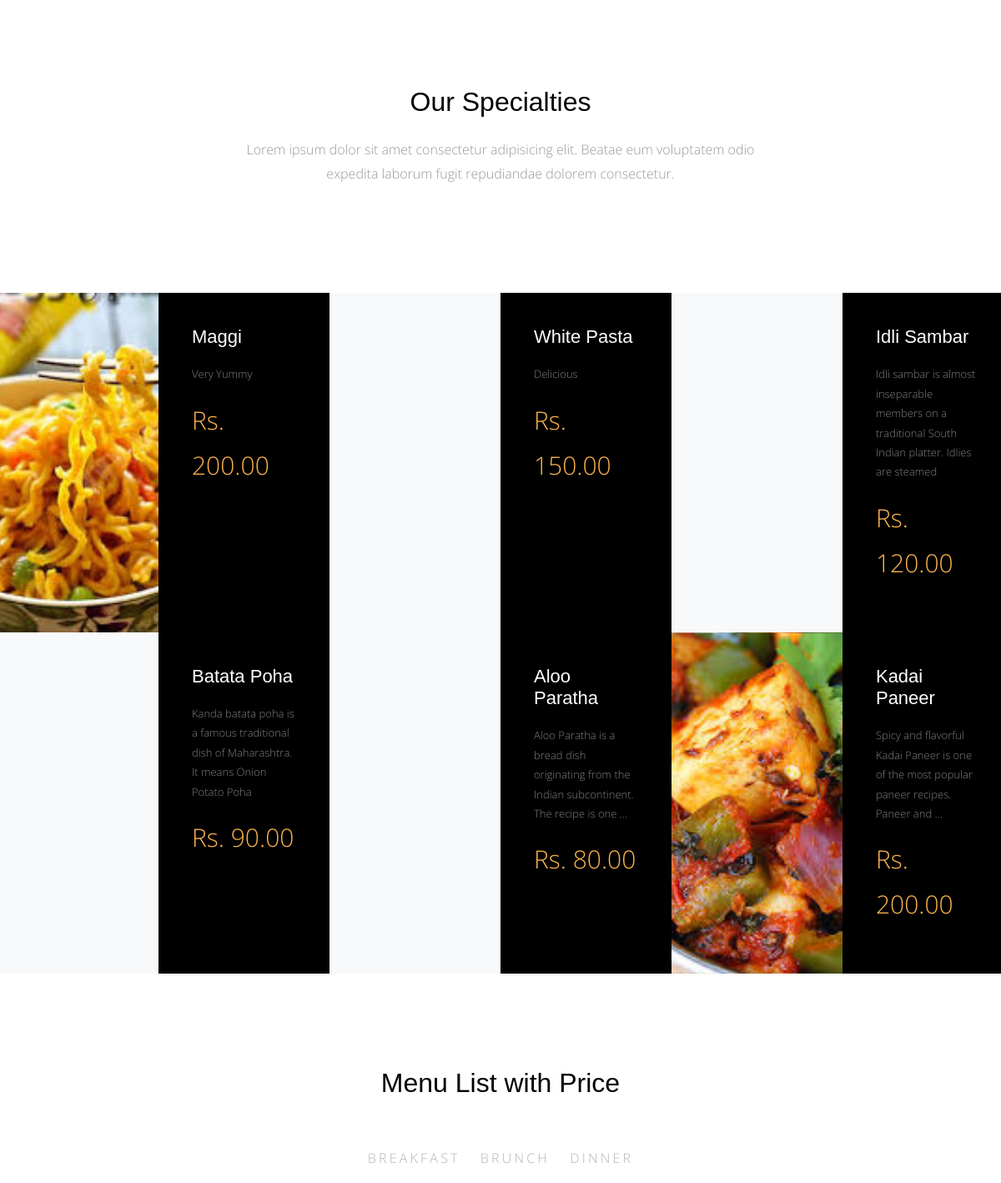
The app's page / (middle part), older data.
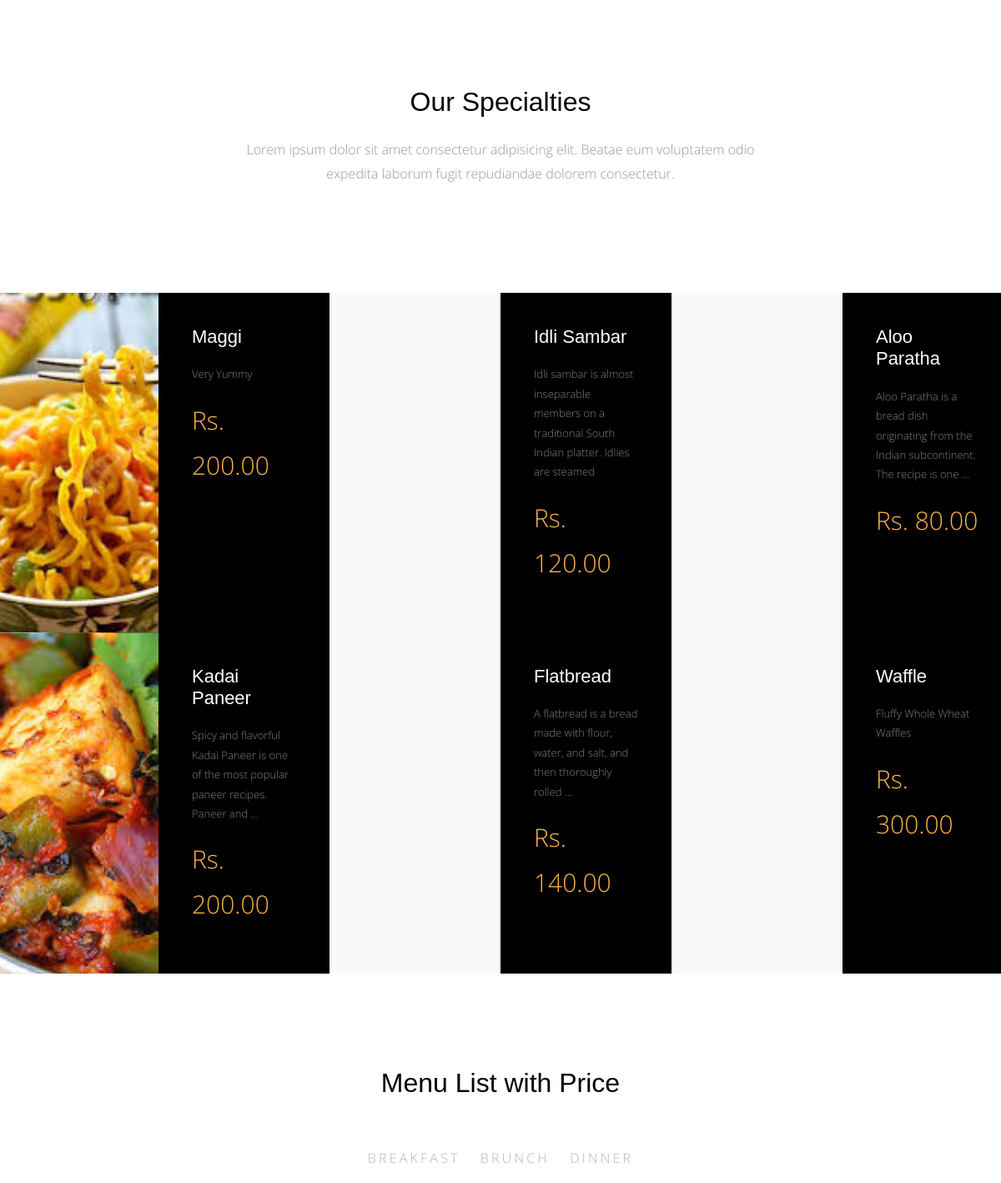
The same page, newer data.
### meals/models.py (models this page shows, shortened)
class Meals(models.Model):
    name = models.CharField(max_length=50)
    description = models.TextField(max_length=500)
    category = models.ForeignKey('Category',on_delete=models.SET_NULL,null=True)
    people = models.IntegerField()
    price = models.DecimalField(max_digits=5, decimal_places=2)
    preparation_time = models.IntegerField()
    image = models.ImageField(upload_to='meals', blank=True)
    slug = models.SlugField(blank=True, null=True)
    class Meta:
        verbose_name = 'meal'
        verbose_name_plural = 'meals'

class Category(models.Model):
    name = models.CharField(max_length=30)
    def __str__(self):
        return self.name
    class Meta:
        verbose_name = 'category'
        verbose_name_plural = 'categories'

### home/views.py (the view)
# urls.py: path('',views.home,name='home'),
def home(request):
    meals = Meals.objects.all()
    categories = Category.objects.all()
    posts = Post.objects.all()
    latest_post = Post.objects.last()
    why_choose_us = Why_Choose_Us.objects.all()
    context = {
        'meals': meals,
        'categories': categories,
        'posts': posts,
        'latest_post': latest_post,
        'why_choose_us': why_choose_us
    }
    return render(request, 'home/home.html', context)

### home/templates/home/home.html (shortened to what this page needs)
{% extends 'base.html' %} {% load static %}{% block title %} Home {% endblock %}
{% block content %}
<div class="main-wrap">
  <div class="section">
    <div class="container">
      <div class="row justify-content-center">
        <div class="col-md-7 text-center" data-aos="fade-up">
          <h2 class="mb-4">Our Specialties</h2>
          <p class="lead">
            Lorem ipsum dolor sit amet consectetur adipisicing elit. Beatae eum
            voluptatem odio expedita laborum fugit repudiandae dolorem
            consectetur.
          </p>
        </div>
      </div>
    </div>
  </div>
  <div class="section pt-0 pb-0">
    <div class="menus d-flex bg-light">
      {% for meal in meals %}
      <div class="d-flex item">
        <div
          class="image"
          style="background-image: url({{meal.image.url}});"
          data-aos="fade"
        ></div>
        <div class="text">
          <h3>{{meal.name}}</h3>
          <p>
            {{meal.description|truncatewords:15}}
          </p>
          <p class="price">Rs. {{meal.price}}</p>
        </div>
      </div>
      {% endfor %}
    </div>
  </div>
  <div class="section">
    <div class="container">
      <div class="row justify-content-center">
        <div class="col-md-8" data-aos="fade-up">
          <h2 class="mb-5 text-center">Menu List with Price</h2>
          <ul class="nav site-tab-nav" id="pills-tab" role="tablist">
            {% for category in categories %}
            <li class="nav-item">
              <a
                class="nav-link"
                id="pills-{{category}}-tab"
                data-toggle="pill"
                href="#pills-{{category}}"
                role="tab"
                aria-controls="pills-{{category}}"
                aria-selected="true"
                >{{category}}</a
              >
            </li>
            {% endfor %}
          </ul>
        </div>
      </div>
    </div>
  </div>
</div>
{% endblock %}

### templates/base.html (shortened to what this page needs)
<!doctype html>
<html lang="en">
  <head>
    {% load static %}
    <link rel="stylesheet" href="{% static 'css/bootstrap.css' %}">
    <link rel="stylesheet" href="{% static 'css/animate.css' %}">
    <link rel="stylesheet" href="{% static 'css/owl.carousel.min.css' %}">
    <link rel="stylesheet" href="{% static 'css/magnific-popup.css' %}">
    <link rel="stylesheet" href="{% static 'css/aos.css' %}">
    <link rel="stylesheet" href="{% static 'css/bootstrap-datepicker.css' %}">
    <link rel="stylesheet" href="{% static 'css/jquery.timepicker.css' %}">
    <link rel="stylesheet" href="{% static 'fonts/ionicons/css/ionicons.min.css' %}">
    <link rel="stylesheet" href="{% static 'fonts/fontawesome/css/font-awesome.min.css' %}">
    <link rel="stylesheet" href="{% static 'fonts/flaticon/font/flaticon.css' %}">
    <link rel="stylesheet" href="{% static 'css/style.css' %}">
  </head>
  <body>
    <div class="site-wrap">
      {% block content %} {% endblock %}
    </div>
  </body>
</html>

### static/css/style.css (style rules this page uses)
html { overflow-x: hidden; }
body { background: #fff; font-family: "Open Sans", cursive; font-size: 16px; line-height: 1.8; font-weight: 300; color: #999999; }
a { -webkit-transition: .3s all ease; -o-transition: .3s all ease; transition: .3s all ease; text-decoration: none; }
h1, h2, h3, h4, h5 { color: #000; font-family: "Playfair Display", Arial, sans-serif; }
.site-tab-nav { display: block; text-align: center; margin-bottom: 80px !important; }
.site-tab-nav li { float: none; display: inline-block; *display: inline; zoom: 1; }
.site-tab-nav li a { background: none; color: #b3b3b3; font-size: 16px; text-transform: uppercase; letter-spacing: .2em; border-bottom: 2px solid transparent; padding-left: 0; padding-right: 0; margin: 0 10px; }
.site-tab-nav, .nav-pills { text-align: center; }
.lead { font-size: 16px; }
.section { padding: 7em 0; }
.menus { display: -webkit-box; display: -ms-flexbox; display: flex; -ms-flex-wrap: wrap; flex-wrap: wrap; margin-right: -15px; margin-left: -15px; }
@media (min-width: 576px) { .menus .item { -webkit-box-flex: 0; -ms-flex: 0 0 100%; flex: 0 0 100%; max-width: 100%; } }
@media (min-width: 768px) { .menus .item { -webkit-box-flex: 0; -ms-flex: 0 0 50%; flex: 0 0 50%; max-width: 50%; } }
@media (min-width: 992px) { .menus .item { -webkit-box-flex: 0; -ms-flex: 0 0 50%; flex: 0 0 50%; max-width: 50%; } }
@media (min-width: 1200px) { .menus .item { -webkit-box-flex: 0; -ms-flex: 0 0 33.33333%; flex: 0 0 33.33333%; max-width: 33.33333%; } }
.menus .item .image, .menus .item .text { width: 50%; }
.menus .item .image { background-size: cover; background-position: center center; }
.menus .item .text { padding: 40px; background: #000; }
.menus .item .text h3 { color: #fff; font-size: 22px; margin-bottom: 20px; }
.menus .item .text p { color: #fff; font-size: 13px; opacity: .5; }
.menus .item .text .price { font-size: 30px; color: #fdb44b; opacity: 1; }

Row changes from the older to the newer data that the page shows:
removed Meals: name "White Pasta", description "Delicious", price "150.00"
removed Meals: name "Batata Poha", description "Kanda batata poha is a famous traditional dish of Maharashtra. It means Onion Potato Poha", price "90.00"
added Meals: name "Flatbread", description "A flatbread is a bread made with flour, water, and salt, and then thoroughly rolled …", price "140.00"
added Meals: name "Waffle", description "Fluffy Whole Wheat Waffles", price "300.00"
